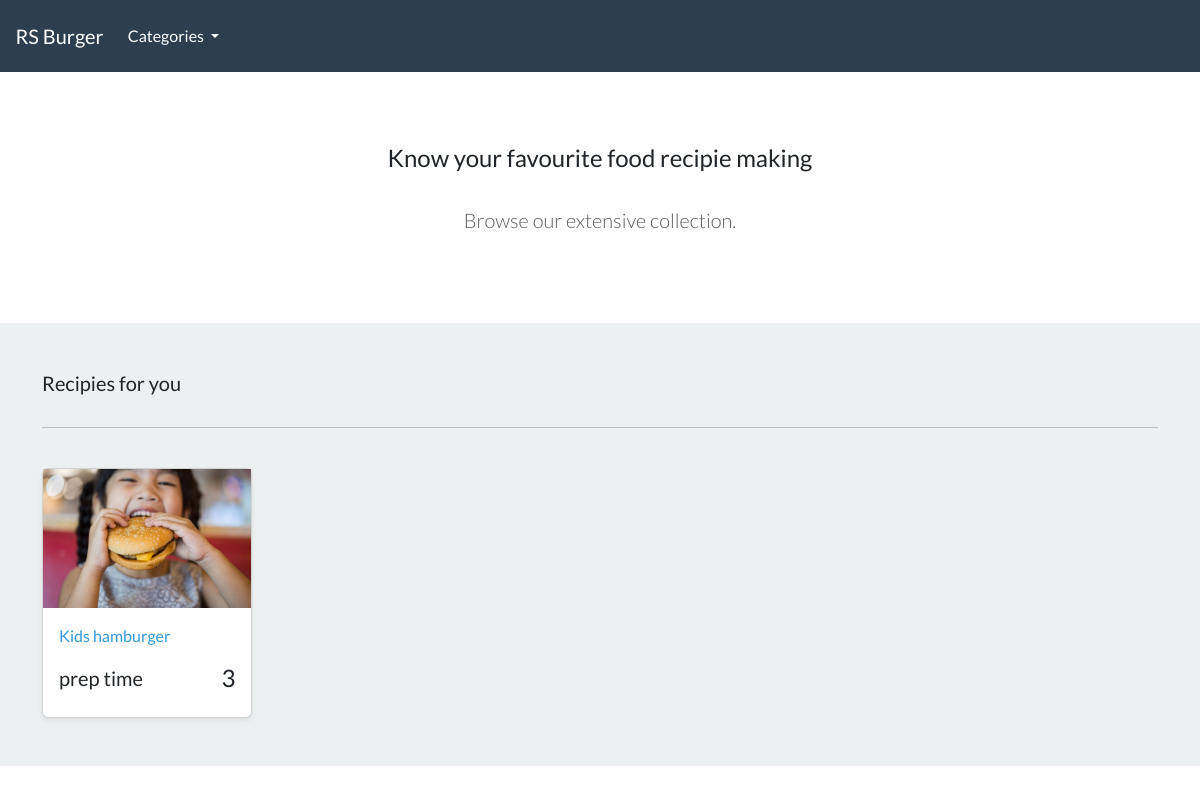
Before: / with the older database file.
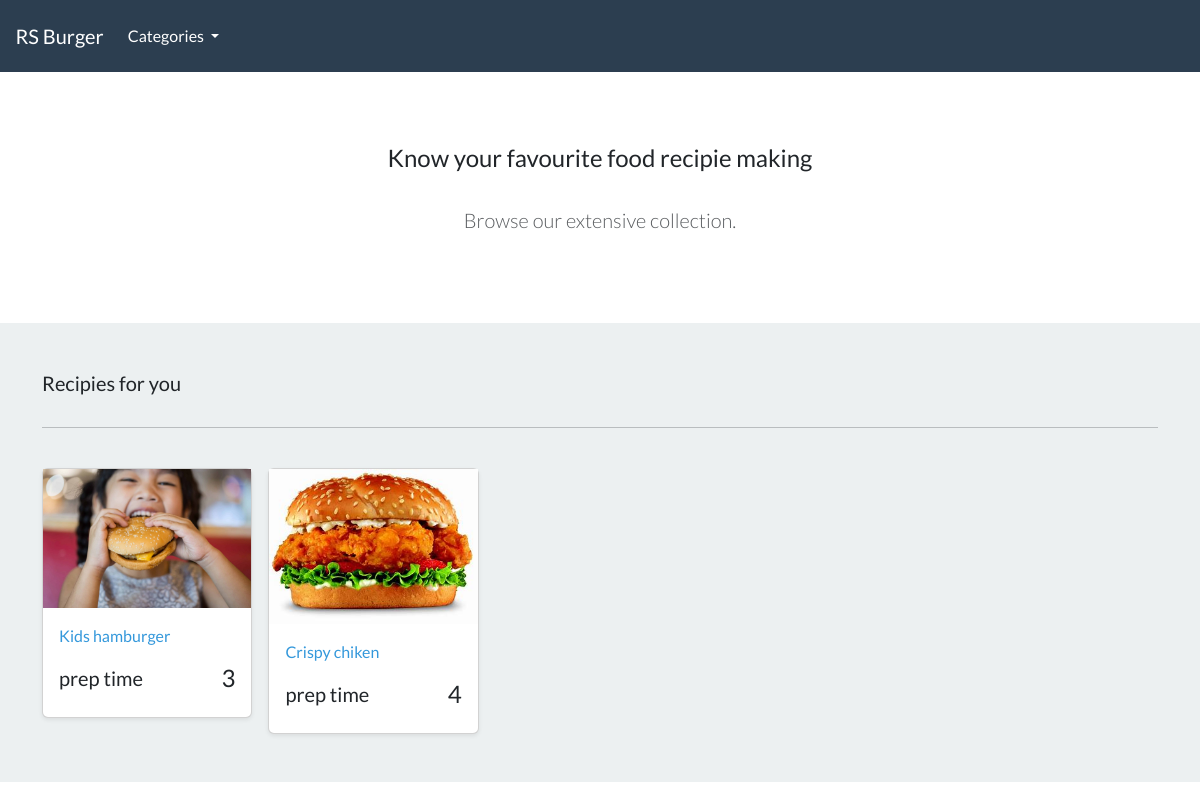
After: the same page with the newer database file.
### food/models.py (models this page shows, shortened)
class Product(models.Model):
    Category = models.ForeignKey(Category, related_name='product', on_delete=models.CASCADE, null=True)
    title = models.CharField(max_length= 250)
    slug = models.SlugField(max_length=250, unique=True)
    ingredients = models.TextField()
    instructions = models.TextField()
    prep_time = models.IntegerField(help_text='Preparation time in minutes')
    image = models.ImageField(upload_to='imagees/')
    class Meta:
        verbose_name_plural = 'Products'
    def get_absolute_url(self):
        return reverse('product-details', args=[self.slug])

### food/views.py (the view)
# urls.py: path('', views.food, name='food'),
def food(request):
    all_products = Product.objects.all()
    context = {'my_products' :all_products}
    return render(request, 'food/food.html', context)

### food/models.py (called while the page is built)
    def get_absolute_url(self):
        return reverse('list-category', args=[self.slug])

### food/views.py (called while the page is built)
def categories(request):
    all_categories = Category.objects.all()
    return {'all_categories': all_categories}

### food/templates/food/food.html
{% extends "./base.html" %}
{% load static %}
{% block content %}
    <section class="py-4 text-center container">
        <div class="row py-lg-5">
            <div class="col-lg-6 col-md-8 mx-auto">
                <h4> Know your favourite food recipie making </h4>
                <br>
                <p class="lead text-muted">
                Browse our extensive collection.
                </p>
            </div>
        </div>
    </section>
       <div class="album py-5 bg-light">
        <div class="container">
          <div class="pb-3 h5"> Recipies for you </div>
          <hr>
          <br>
          <div class="row row-cols-1 row-cols-sm-2 row-cols-md-5 g-3">
            {% for product in my_products %}
            <div class="col">
              <div class="card shadow-sm">
                <img class="img-fluid" alt="Responsive image" src="{{product.image.url}}">
                <div class="card-body">
                  <p class="card-text">
                    <a class="text-info text-decoration-none" href="{{product.get_absolute_url}}">{{product.title | capfirst }}</a>
                  </p>
                  <div class="d-flex justify-content-between align-items-center">
                    <h5>prep time</h5>
                    <h4>{{product.prep_time}} </h4>
                  </div>
                </div>
              </div>
            </div>
            {% endfor %}
          </div>
        </div>
      </div>
{% endblock %}

### food/templates/food/base.html (shortened to what this page needs)
{% load static %}
<!DOCTYPE html>
<html>
    <head>
        <link rel="stylesheet" href="https://bootswatch.com/5/flatly/bootstrap.min.css">
        <link rel="stylesheet" href="https://cdnjs.cloudflare.com/ajax/libs/font-awesome/4.7.0/css/font-awesome.min.css">
    </head>
    <nav class="navbar navbar-expand-lg bg-primary justify-content-center">
        <a class="navbar-brand main-heading text-white" href="{% url 'food' %}">
        &nbsp; &nbsp; RS Burger
        </a>
        <div class="collapse navbar-collapse" id="navbarCollapse">
            <ul class="navbar-nav me-auto mb-2 mb-md-0">
                <li class="nav-item dropdown">
                    <a class="nav-link dropdown-toggle text-white" href="#" id="navbarDropdown" role="button"
                    data-bs-toggle="dropdown" aria-expanded="false">
                        Categories
                    </a>
                </li>
            </ul>
        </div>
    </nav>
    <body>
        {% block content %}
        {% endblock %}
    </body>
</html>

Changed rows visible on the page:
added Product: image (picture), title "Crispy chiken", prep_time "4"
